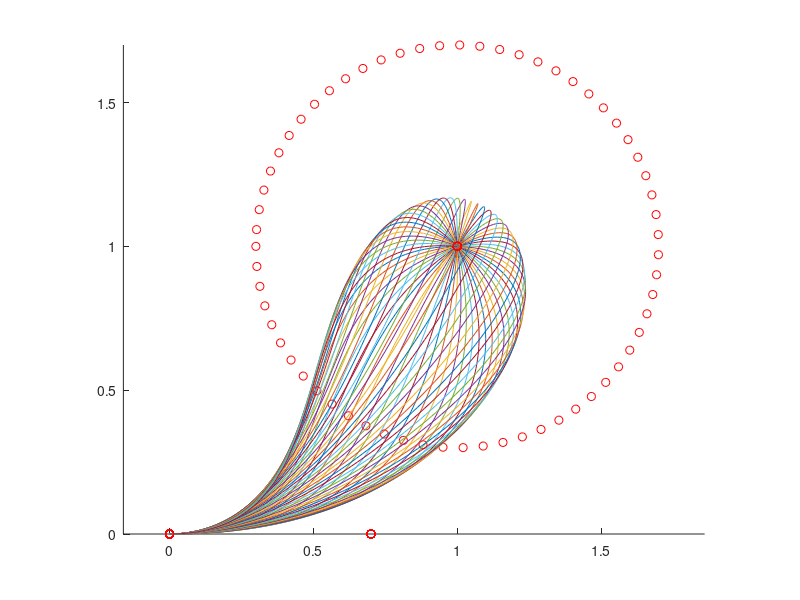

Recreate this plot in MATLAB.
x_i = 0;
y_i = 0;
th_i = 0;
x_f = 1;
y_f = 1;
th_f = 0;

control_factor = 0.7;

for th_f=0:0.1:2*pi

    P = [x_i x_i+control_factor*cos(th_i) x_f-control_factor*cos(th_f) x_f; 
         y_i y_i+control_factor*sin(th_i) y_f-control_factor*sin(th_f) y_f];

    pt1 = P(:,1);
    pt2 = P(:,2);
    pt3 = P(:,3);
    pt4 = P(:,4);

    t = linspace(0,1,101);
    c_u = kron((1-t).^3,pt1) + kron(3*(1-t).^2.*t,pt2) + kron(3*(1-t).*t.^2,pt3) + kron(t.^3,pt4);
    hold on
    set (gcf, 'Units', 'normalized', 'Position', [0,0,1,1]);
    plot(P(1,:),P(2,:),'or')
    plot(c_u(1,:),c_u(2,:))
    axis equal

end
% trajectory following